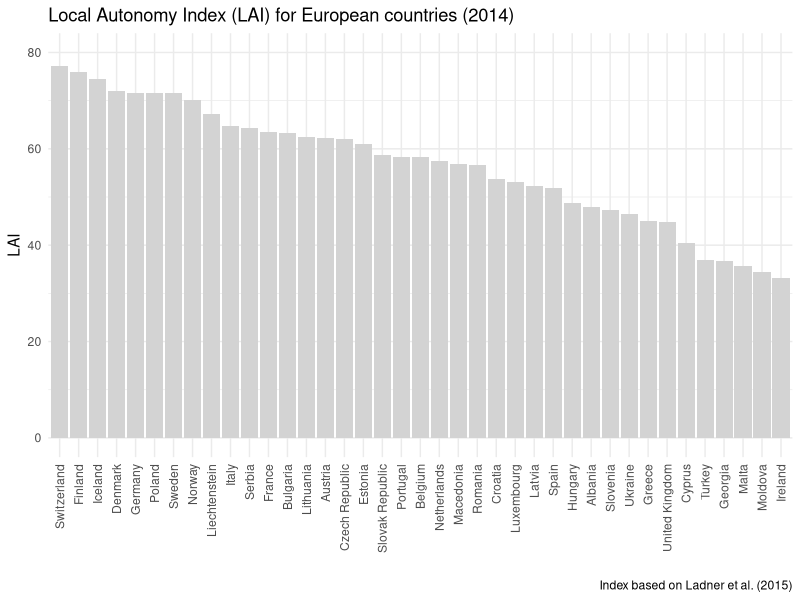
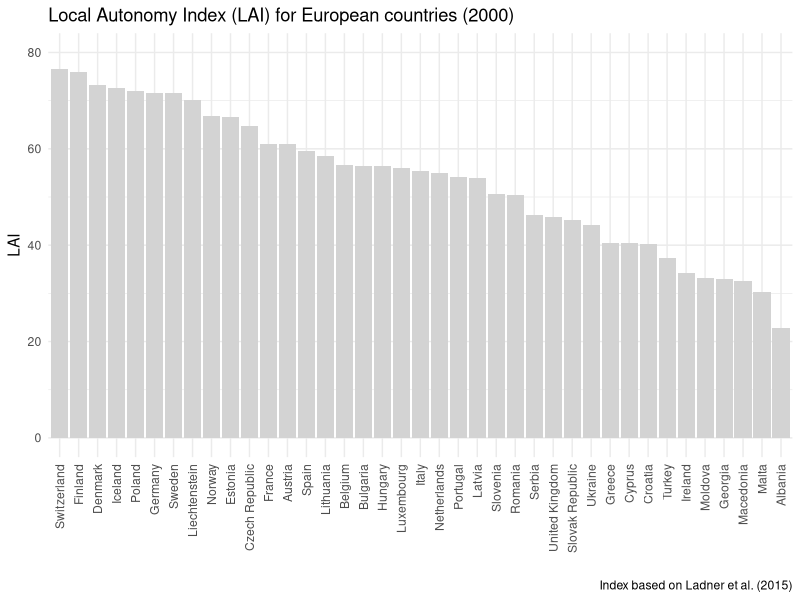
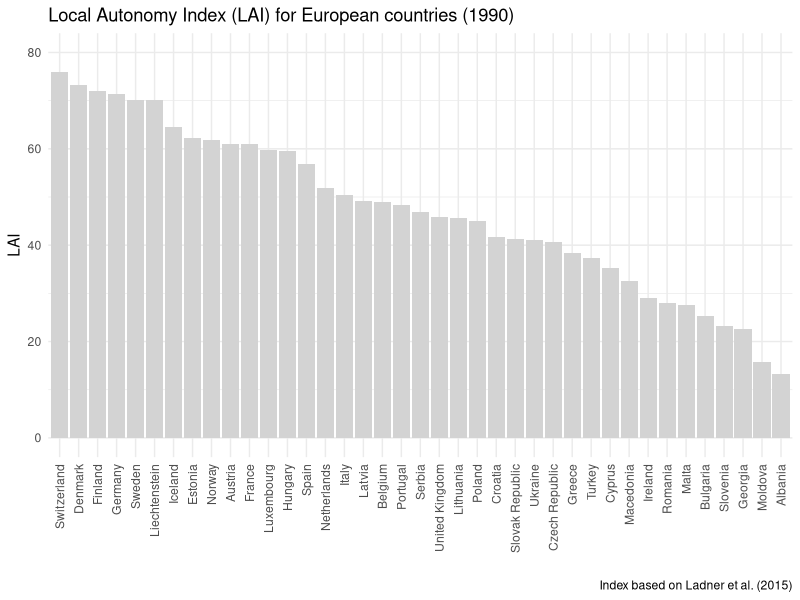
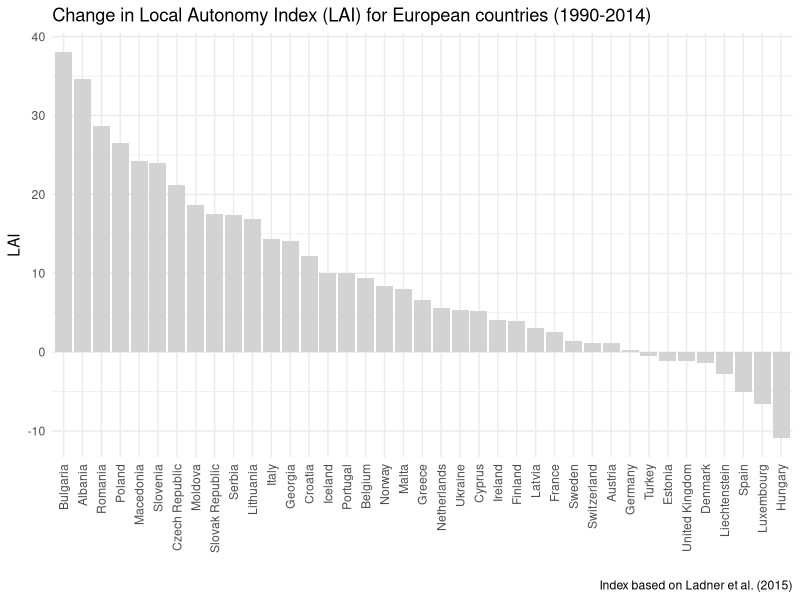
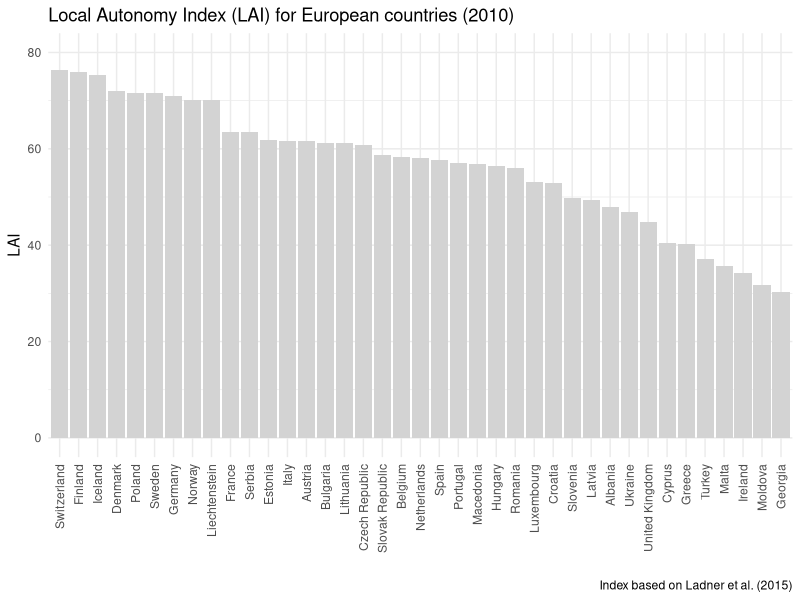
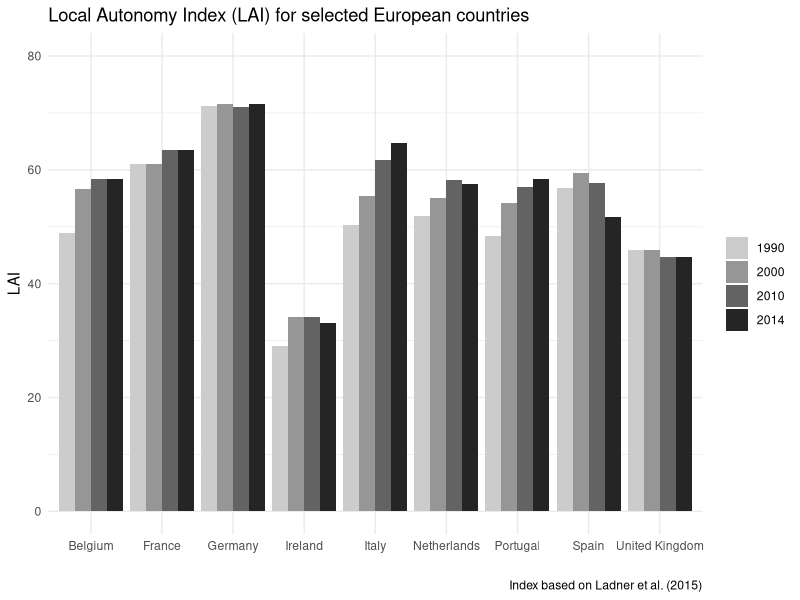
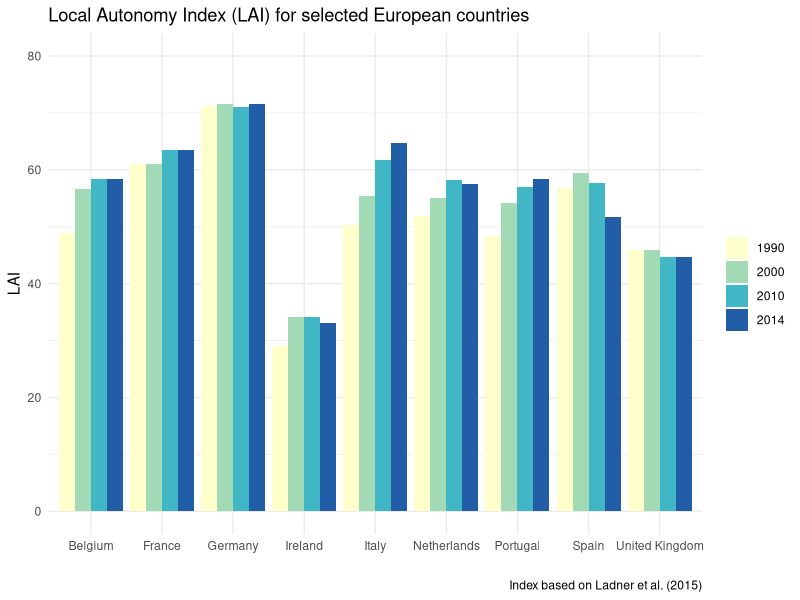

The R script that drew these images, in order:
## ---- chunk 1
setwd("C:/Users/chrobin/OneDrive - The University of Liverpool/LocalGovernment/Datasets")
getwd()
## ---- chunk 2
library(ggplot2)
library(tidyr)
library(RColorBrewer)
library(dplyr)
library(ggrepel) # For labels
library(viridis) # For colour palettes
## ---- chunk 3
LAI_data <- read.csv("LAI_2014.csv", check.names=FALSE, fileEncoding = 'UTF-8-BOM')
LAI_data
## ---- chunk 4
LAI_data_reorder <- LAI_data # Replicate original data
LAI_data_reorder$country_name <- factor(LAI_data_reorder$country_name, # Factor levels in decreasing order
                  levels = LAI_data_reorder$country_name[order(LAI_data_reorder$D_LAI_2014, decreasing = TRUE)])
## ---- chunk 5
Figure_LAI1 <- ggplot(LAI_data_reorder, aes(x= country_name, y = D_LAI_2014))+ 
  geom_col(stat = "identity", fill = "#D3D3D3")+
  ylim(0, 80)+
  theme_minimal()+
  theme(axis.text.x = element_text(angle = 90, vjust = 0.5, hjust=1))+
  labs(title="Local Autonomy Index (LAI) for European countries (2014)", y="LAI", x = " ", caption = "Index based on Ladner et al. (2015)")
## ---- chunk 6
LAI_data_reorder_2000 <- LAI_data # Replicate original data
LAI_data_reorder_2000$country_name <- factor(LAI_data_reorder_2000$country_name, # Factor levels in decreasing order
                  levels = LAI_data_reorder_2000$country_name[order(LAI_data_reorder_2000$D_LAI_2000, decreasing = TRUE)])
## ---- chunk 7
Figure_LAI2 <- ggplot(LAI_data_reorder_2000, aes(x= country_name, y = D_LAI_2000))+ 
  geom_col(stat = "identity", fill = "#D3D3D3")+
  ylim(0, 80)+
  theme_minimal()+
  theme(axis.text.x = element_text(angle = 90, vjust = 0.5, hjust=1))+
  labs(title="Local Autonomy Index (LAI) for European countries (2000)", y="LAI", x = " ", caption = "Index based on Ladner et al. (2015)")
## ---- chunk 8
LAI_data_reorder_1990 <- LAI_data # Replicate original data
LAI_data_reorder_1990$country_name <- factor(LAI_data_reorder_1990$country_name, # Factor levels in decreasing order
                  levels = LAI_data_reorder_1990$country_name[order(LAI_data_reorder_1990$D_LAI_1990, decreasing = TRUE)])
## ---- chunk 9
Figure_LAI3 <- ggplot(LAI_data_reorder_1990, aes(x= country_name, y = D_LAI_1990))+ 
  geom_col(stat = "identity", fill = "#D3D3D3")+
  ylim(0, 80)+
  theme_minimal()+
  theme(axis.text.x = element_text(angle = 90, vjust = 0.5, hjust=1))+
  labs(title="Local Autonomy Index (LAI) for European countries (1990)", y="LAI", x = " ", caption = "Index based on Ladner et al. (2015)")
## ---- chunk 10
LAI_data_reorder_change <- LAI_data # Replicate original data
LAI_data_reorder_change$country_name <- factor(LAI_data_reorder_change$country_name, # Factor levels in decreasing order
                  levels = LAI_data_reorder_change$country_name[order(LAI_data_reorder_change$D_LAI_changes_1990_2014, decreasing = TRUE)])
## ---- chunk 11
Figure_LAI4 <- ggplot(LAI_data_reorder_change, aes(x= country_name, y = D_LAI_changes_1990_2014))+ 
  geom_col(stat = "identity", fill = "#D3D3D3")+
  theme_minimal()+
  theme(axis.text.x = element_text(angle = 90, vjust = 0.5, hjust=1))+
  labs(title="Change in Local Autonomy Index (LAI) for European countries (1990-2014)", y="LAI", x = " ", caption = "Index based on Ladner et al. (2015)")
## ---- chunk 12
LAI_data_reorder_2010 <- LAI_data # Replicate original data
LAI_data_reorder_2010$country_name <- factor(LAI_data_reorder_2010$country_name, # Factor levels in decreasing order
                  levels = LAI_data_reorder_2010$country_name[order(LAI_data_reorder_2010$D_LAI_2010, decreasing = TRUE)])
## ---- chunk 13
Figure_LAI5 <- ggplot(LAI_data_reorder_2010, aes(x= country_name, y = D_LAI_2010))+ 
  geom_col(stat = "identity", fill = "#D3D3D3")+
  ylim(0, 80)+
  theme_minimal()+
  theme(axis.text.x = element_text(angle = 90, vjust = 0.5, hjust=1))+
  labs(title="Local Autonomy Index (LAI) for European countries (2010)", y="LAI", x = " ", caption = "Index based on Ladner et al. (2015)")
## ---- chunk 14
tiff("LAI_allcountries_2014_600dpi.tiff", width = 5500, height = 4000, res=600)
Figure_LAI1
dev.off()
## ---- chunk 15
tiff("LAI_allcountries_2000_600dpi.tiff", width = 5500, height = 4000, res=600)
Figure_LAI2
dev.off()
## ---- chunk 16
tiff("LAI_allcountries_1990_600dpi.tiff", width = 5500, height = 4000, res=600)
Figure_LAI3
dev.off()
## ---- chunk 17
tiff("LAI_allcountries_Change_600dpi.tiff", width = 5500, height = 4000, res=600)
Figure_LAI4
dev.off()
## ---- chunk 18
tiff("LAI_allcountries_2010_600dpi.tiff", width = 5500, height = 4000, res=600)
Figure_LAI5
dev.off()
## ---- chunk 19
 # List of column names
colnames(LAI_data)

# Select specific countries
# Rename years
LAI_data_select <- LAI_data %>%
  select("country_name", "D_LAI_1990", "D_LAI_2000", "D_LAI_2010", "D_LAI_2014") %>%
  filter(country_name %in% c("Germany", "France", "United Kingdom", "Italy", "Spain", "Belgium", "Netherlands", "Portugal", "Ireland")) %>% # Select specific countries
  rename("1990" = D_LAI_1990, "2000" = D_LAI_2000, "2010" = D_LAI_2010, "2014" = D_LAI_2014) # Rename years
## ---- chunk 20
# Make data long
LAI_data_select_long <-gather(LAI_data_select ,key="year",value="LAI", c("1990", "2000", "2010", "2014"))
print(LAI_data_select_long)
## ---- chunk 21
Figure_LAI6 <- ggplot(LAI_data_select_long, aes(y=LAI, x=country_name)) + 
    geom_bar(position="dodge", stat="identity", aes(fill = year))+
  scale_fill_manual(values = c("1990" = "#cccccc",
                               "2000" = "#969696",
                               "2010" = "#636363",
                               "2014" = "#252525"))+
  ylim(0, 80)+
  theme_minimal()+
  theme(legend.title = element_blank())+
  labs(title="Local Autonomy Index (LAI) for selected European countries", y="LAI", x = " ", caption = "Index based on Ladner et al. (2015)")
## ---- chunk 22
Figure_LAI7 <- ggplot(LAI_data_select_long, aes(y=LAI, x=country_name)) + 
    geom_bar(position="dodge", stat="identity", aes(fill = year))+
  scale_fill_manual(values = c("1990" = "#ffffcc",
                               "2000" = "#a1dab4",
                               "2010" = "#41b6c4",
                               "2014" = "#225ea8"))+
  ylim(0, 80)+
  theme_minimal()+
  theme(legend.title = element_blank())+
  labs(title="Local Autonomy Index (LAI) for selected European countries", y="LAI", x = " ", caption = "Index based on Ladner et al. (2015)")
## ---- chunk 23
tiff("LAI_selectcountries_grouped_blackandwhite_600dpi.tiff", width = 5500, height = 4000, res=600)
Figure_LAI6
dev.off()
## ---- chunk 24
tiff("LAI_selectcountries_grouped_colour_600dpi.tiff", width = 5500, height = 4000, res=600)
Figure_LAI7
dev.off()
